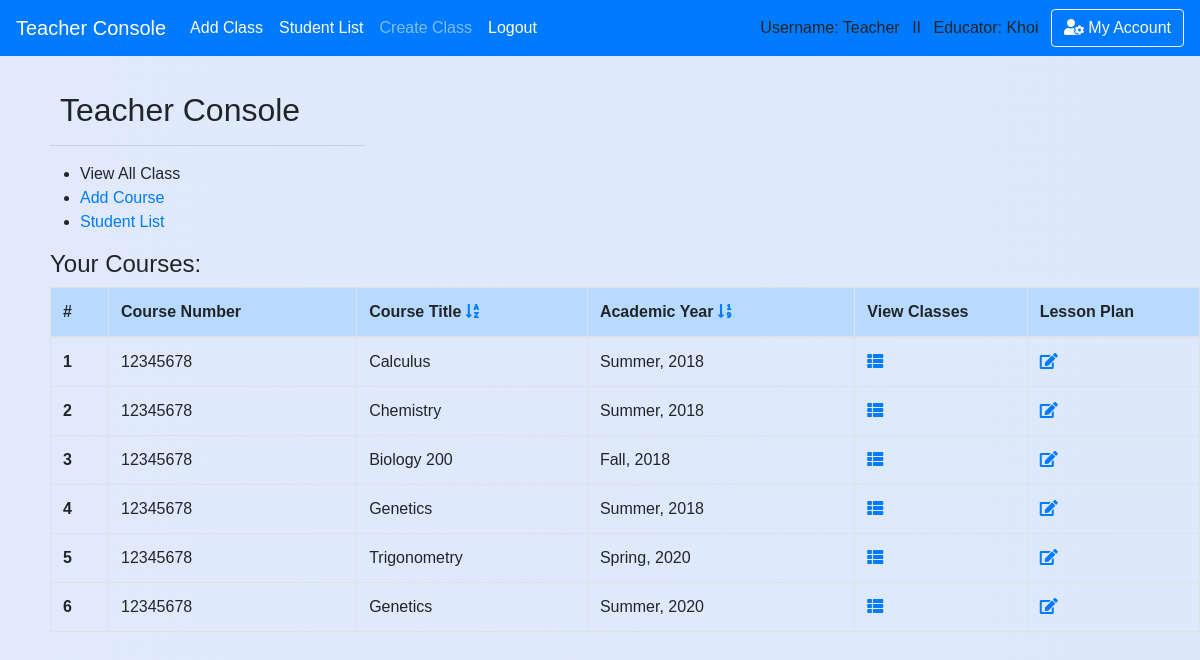
The page /teacher/1/ (signed in) on the database its author committed.
### school_app/models.py (models this page shows, shortened)
class Course(models.Model):
    course_number = models.CharField(max_length=20,default='12345678')
    abbreviated_title = models.CharField(max_length=150,default='')
    course_title = models.CharField(max_length=250,default='') #,unique=True)
    maximum_credit = models.CharField(max_length=10,default='')
    semester = models.CharField(max_length=50,default='')
    year = models.CharField(max_length=4,default='')
    teacher_name = models.CharField(max_length=50,default='')
    description = models.CharField(max_length=450,default='')
    teacher = models.ForeignKey('Teacher',blank=True, null=True, on_delete = models.SET_NULL, related_name='course_by_teacher')
    department = models.ForeignKey('Department',blank=True, null=True, on_delete = models.SET_NULL, related_name='belong_in_department')
    weekly_agenda = models.CharField(max_length=450,default='Agenda Goes Here')
    last_modifield = models.DateTimeField(auto_now_add=True, blank=True)
    monday_date = models.DateField(blank=True, null=True)
    tuesday_date = models.DateField(blank=True, null=True)
    wednesday_date = models.DateField(blank=True, null=True)
    thursday_date = models.DateField(blank=True, null=True)
    friday_date= models.DateField(blank=True, null=True)
    monday_plan = models.CharField(max_length=400,default='a')
    tuesday_plan= models.CharField(max_length=400,default='s')
    wednesday_plan= models.CharField(max_length=400,default='d')
    thursday_plan= models.CharField(max_length=400,default='f')
    friday_plan= models.CharField(max_length=400,default='g')
    weekend_plan = models.CharField(max_length=300,default='h')

### school_app/views_logged.py (the view)
# urls.py: path('teacher',views_logged.teacher, name='teacher'),
def teacher(request,sort=None):
    if is_login(request) == False: # Check for login/ add message 'please login'
        return redirect('/login')
    if is_teacher(request) == False:
        return redirect('/')
    if sort ==1:
        return render(request,'teacher/sort.html')
    return render(request,'teacher/teacher_homepage.html')

### school_app/views_functions.py (called while the page is built)
def is_login(request):
    if not request.user.is_authenticated:
        messages.warning(request, "Please Login or Create an Account.")
        return False
    return True

def is_teacher(request):
    if request.user.profile.is_teacher == False:
        messages.warning(request, "You don't have Instructor's Privilege!")
        return False
    return True

### school_app/templates/teacher/sort.html (shortened to what this page needs)
{% extends 'base.html' %}
{% block content %}
<div class='content'>
        <h2 style='padding-left: 10px'>Teacher Console</h2>
        <hr style="text-align:left;margin-left:0;width:315px;height:0px;padding: 0px"/>
        <ul>
            <li>View All Class</li>
            <li><a href='/teacher/add_course'>Add Course</a></li>
            <li><a href='/teacher/student_list'>Student List</a></li>
        </ul>
        {% if request.user.teacher.course_by_teacher.all.count > 0 %}
          <h4>Your Courses:</h4>
          <table class="table table-hover table-bordered pad-right-table">
            <thead class='table-primary'>
            <tr>
              <th scope="col">#</th>
              <th scope="col">Course Number</th>
              <th scope="col">Course Title
                <a href='{% url "teacher" %}'><i class="fas fa-sort-alpha-down"></i></a></a>
              </th>
              <th scope="col">Academic Year
                <a href='{% url "teacher_sort" sort=1 %}'><i class="fas fa-sort-numeric-down"></i></a></a>
              </th>
              <th scope="col">View Classes</th>
              <th scope="col">Lesson Plan</th>
            </tr>
            </thead>
            <tbody>
        {% for course in request.user.teacher.course_by_teacher.all|dictsort:'year' %}
            <tr>
              <th scope="row">{{ forloop.counter }}</th>
              <td>{{ course.course_number }}</td>
              <td>{{ course.course_title }}</td>
              <td>{{ course.semester }}, {{ course.year }}</td>
              <th style="width: 15%">
                <a href='{% url "classroom_list" course_id=course.id %}'><i class="fas fa-th-list"></i></a></a>
              </th>
              <th style="width: 15%">
                <a href='{% url "edit_course" course_id=course.id %}'><i class="fas fa-edit"></i></a>
              </th>
            </tr>
        {% endfor %}
            </tbody>
          </table>
        {% endif %}
</div>
{% endblock %}

### school_app/templates/base.html (shortened to what this page needs)
<!doctype html>
<html>
    <head>
{% load static %}
        <link rel="stylesheet" type="text/css" href="{% static 'school_app/style.css' %}" />
        <link rel="stylesheet" href="https://stackpath.bootstrapcdn.com/bootstrap/4.1.0/css/bootstrap.min.css">
        <link rel="stylesheet" href="https://use.fontawesome.com/releases/v5.0.13/css/all.css">
    </head>
{% if request.user.profile.is_teacher %}
  <body class='body-teacher'>
{% else %}
  <body>
{% endif %}<header>
<nav class="navbar navbar-expand-lg navbar-dark bg-primary">
    <a class="navbar-brand" href="/teacher">Teacher Console</a>
    <div class="navbar-collapse collapse show" id="navbarColor02" style="">
      <ul class="navbar-nav mr-auto">
        <li class="nav-item active">
          <a class="nav-link" href="/teacher/add_class">Add Class<span class="sr-only">(current)</span></a>
        </li>
        <li class="nav-item active">
          <a class="nav-link" href="/teacher/student_list">Student List<span class="sr-only">(current)</span></a>
        </li>
        <li class="nav-item">
          <a class="nav-link" href="/teacher/add_class">Create Class</a>
        </li>
        <li class="nav-item active">
          <a class="nav-link" href="{% url 'logout' %}">Logout</a>
        </li>
      </ul>
      {% if request.user.username %}
          Username: {{ request.user.username }} &ensp;II&ensp;
      {% endif %}
        {% if request.user.profile.is_teacher %}
          Educator: {{request.user.first_name}} &ensp;
        {% endif %}
        <button class="btn btn-outline-light my-2 my-sm-0" type="submit"> <i class="fas fa-user-cog"></i> My Account</button>
    </div>
  </nav>
    </header>
    {% block content %}
    {% endblock %}
</body>
</html>

### school_app/static/school_app/style.css (style rules this page uses)
.body-teacher { font-family:sans-serif; background: linear-gradient(to right, #e0eafc, #cfdef3); background-size: 600% 100%; }
.content { padding-top: 35px; padding-left:50px; }

### school_app/templates/base.html (style rules this page uses)
body { padding-top:0px }
button { background-color: rgb(139, 253, 183) }
form,h1,ul { padding-left: 30px; }

### rows shown on the page
Course: course_number "12345678", course_title "Calculus", semester "Summer", year "2018"
Course: course_number "12345678", course_title "Chemistry", semester "Summer", year "2018"
Course: course_number "12345678", course_title "Biology 200", semester "Fall", year "2018"
Course: course_number "12345678", course_title "Genetics", semester "Summer", year "2018"
Course: course_number "12345678", course_title "Trigonometry", semester "Spring", year "2020"
Course: course_number "12345678", course_title "Genetics", semester "Summer", year "2020"

### other values the page prints
{{ request.user.username }} "Teacher"
{{ request.user.first_name }} "Khoi"
